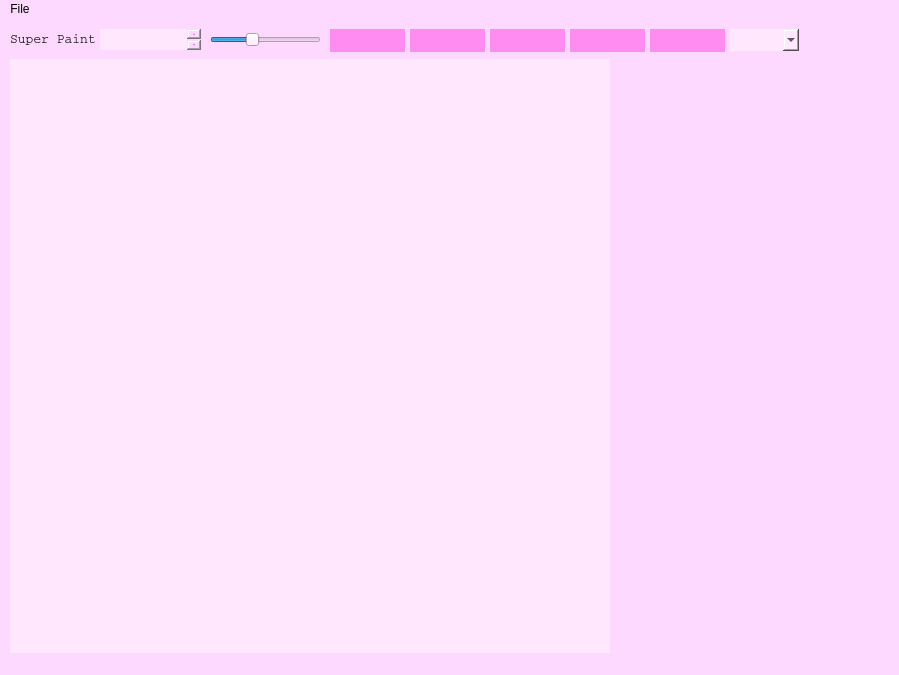
<?xml version="1.0" encoding="UTF-8"?>
<ui version="4.0">
 <class>MainWindow</class>
 <widget class="QMainWindow" name="MainWindow">
  <property name="geometry">
   <rect>
    <x>0</x>
    <y>0</y>
    <width>899</width>
    <height>675</height>
   </rect>
  </property>
  <property name="windowTitle">
   <string>MainWindow</string>
  </property>
  <property name="styleSheet">
   <string notr="true">background-color:rgb(253, 217, 255);
border:none;</string>
  </property>
  <widget class="QWidget" name="centralwidget">
   <widget class="QLabel" name="label">
    <property name="geometry">
     <rect>
      <x>10</x>
      <y>10</y>
      <width>101</width>
      <height>21</height>
     </rect>
    </property>
    <property name="font">
     <font>
      <family>Courier</family>
      <pointsize>10</pointsize>
      <weight>50</weight>
      <bold>false</bold>
     </font>
    </property>
    <property name="styleSheet">
     <string notr="true"/>
    </property>
    <property name="text">
     <string>Super Paint</string>
    </property>
   </widget>
   <widget class="QTextEdit" name="txtColor">
    <property name="geometry">
     <rect>
      <x>100</x>
      <y>10</y>
      <width>101</width>
      <height>21</height>
     </rect>
    </property>
    <property name="styleSheet">
     <string notr="true">background-color:rgb(255, 231, 253)</string>
    </property>
   </widget>
   <widget class="QSlider" name="slider">
    <property name="geometry">
     <rect>
      <x>210</x>
      <y>10</y>
      <width>111</width>
      <height>22</height>
     </rect>
    </property>
    <property name="minimum">
     <number>1</number>
    </property>
    <property name="maximum">
     <number>80</number>
    </property>
    <property name="value">
     <number>30</number>
    </property>
    <property name="orientation">
     <enum>Qt::Horizontal</enum>
    </property>
   </widget>
   <widget class="QPushButton" name="btnPincel">
    <property name="geometry">
     <rect>
      <x>330</x>
      <y>10</y>
      <width>75</width>
      <height>23</height>
     </rect>
    </property>
    <property name="styleSheet">
     <string notr="true">background-color:rgb(255, 140, 240)</string>
    </property>
    <property name="text">
     <string/>
    </property>
    <property name="icon">
     <iconset>
      <normaloff>../icons/brush.png</normaloff>../icons/brush.png</iconset>
    </property>
   </widget>
   <widget class="QPushButton" name="btnBorrador">
    <property name="geometry">
     <rect>
      <x>410</x>
      <y>10</y>
      <width>75</width>
      <height>23</height>
     </rect>
    </property>
    <property name="styleSheet">
     <string notr="true">background-color:rgb(255, 140, 240)</string>
    </property>
    <property name="text">
     <string/>
    </property>
    <property name="icon">
     <iconset>
      <normaloff>../icons/eraser.png</normaloff>../icons/eraser.png</iconset>
    </property>
   </widget>
   <widget class="QPushButton" name="btnLinea">
    <property name="geometry">
     <rect>
      <x>490</x>
      <y>10</y>
      <width>75</width>
      <height>23</height>
     </rect>
    </property>
    <property name="styleSheet">
     <string notr="true">background-color:rgb(255, 140, 240)</string>
    </property>
    <property name="text">
     <string/>
    </property>
    <property name="icon">
     <iconset>
      <normaloff>../icons/line.png</normaloff>../icons/line.png</iconset>
    </property>
   </widget>
   <widget class="QPushButton" name="btnCuadro">
    <property name="geometry">
     <rect>
      <x>570</x>
      <y>10</y>
      <width>75</width>
      <height>23</height>
     </rect>
    </property>
    <property name="styleSheet">
     <string notr="true">background-color:rgb(255, 140, 240)</string>
    </property>
    <property name="text">
     <string/>
    </property>
    <property name="icon">
     <iconset>
      <normaloff>../icons/square.png</normaloff>../icons/square.png</iconset>
    </property>
   </widget>
   <widget class="QPushButton" name="btnGuardar">
    <property name="geometry">
     <rect>
      <x>650</x>
      <y>10</y>
      <width>75</width>
      <height>23</height>
     </rect>
    </property>
    <property name="styleSheet">
     <string notr="true">background-color:rgb(255, 140, 240)</string>
    </property>
    <property name="text">
     <string/>
    </property>
    <property name="icon">
     <iconset>
      <normaloff>../icons/save.png</normaloff>../icons/save.png</iconset>
    </property>
   </widget>
   <widget class="QComboBox" name="comboDibujos">
    <property name="geometry">
     <rect>
      <x>730</x>
      <y>10</y>
      <width>69</width>
      <height>22</height>
     </rect>
    </property>
    <property name="styleSheet">
     <string notr="true">background-color:rgb(255, 231, 253)</string>
    </property>
   </widget>
   <widget class="Canvas" name="widget" native="true">
    <property name="geometry">
     <rect>
      <x>10</x>
      <y>40</y>
      <width>600</width>
      <height>600</height>
     </rect>
    </property>
    <property name="styleSheet">
     <string notr="true">background-color:rgb(255, 231, 253)</string>
    </property>
   </widget>
  </widget>
  <widget class="QMenuBar" name="menubar">
   <property name="geometry">
    <rect>
     <x>0</x>
     <y>0</y>
     <width>899</width>
     <height>21</height>
    </rect>
   </property>
   <widget class="QMenu" name="menuOpen">
    <property name="title">
     <string>File</string>
    </property>
    <addaction name="actionOpen"/>
   </widget>
   <addaction name="menuOpen"/>
  </widget>
  <widget class="QStatusBar" name="statusbar"/>
  <action name="actionOpen">
   <property name="text">
    <string>Open</string>
   </property>
  </action>
 </widget>
 <customwidgets>
  <customwidget>
   <class>Canvas</class>
   <extends>QWidget</extends>
   <header>canvas</header>
   <container>1</container>
  </customwidget>
 </customwidgets>
 <resources/>
 <connections/>
</ui>
